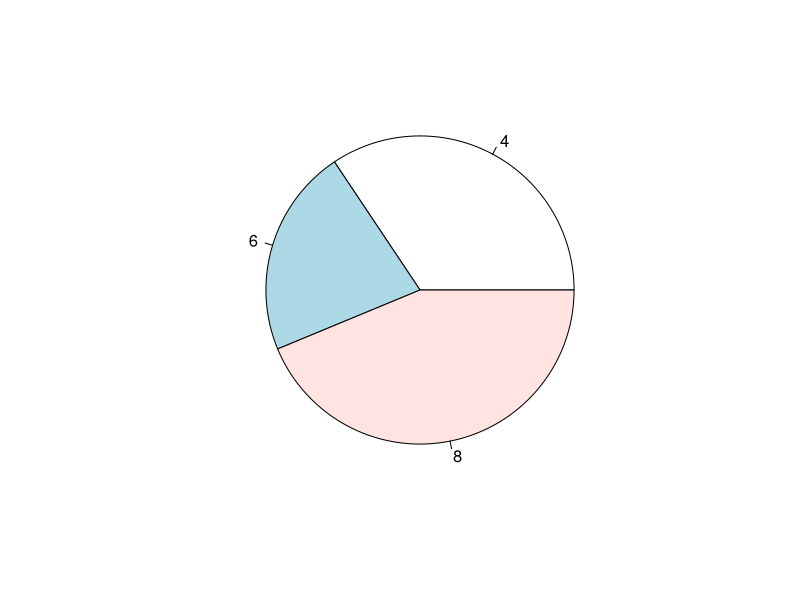
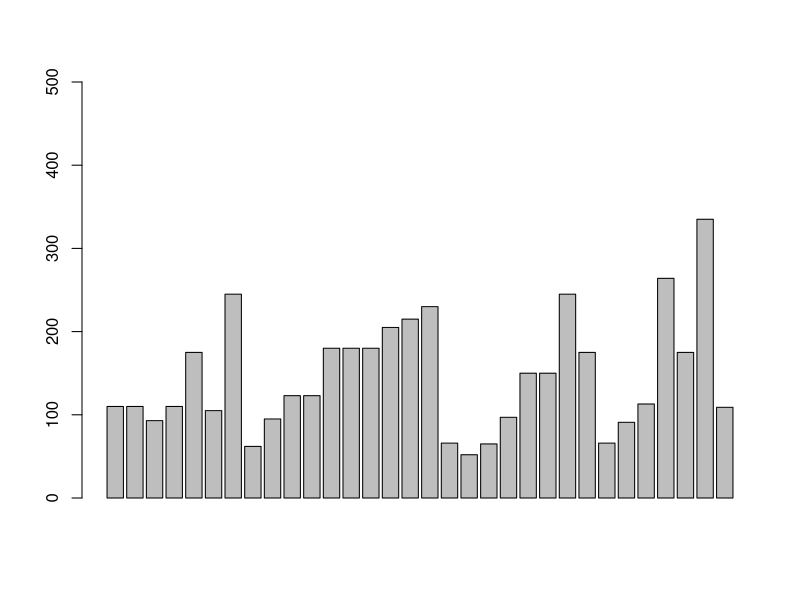

Write the R code that produced these figures, in order.
## ---- chunk 1
df = mtcars
head(df)
## ---- chunk 2
summary(df)

## ---- chunk 3
table(df$vs)
## ---- chunk 4
pie(table(df$cyl))

## ---- chunk 5
barplot(df$hp, ylim = c(0,500))
